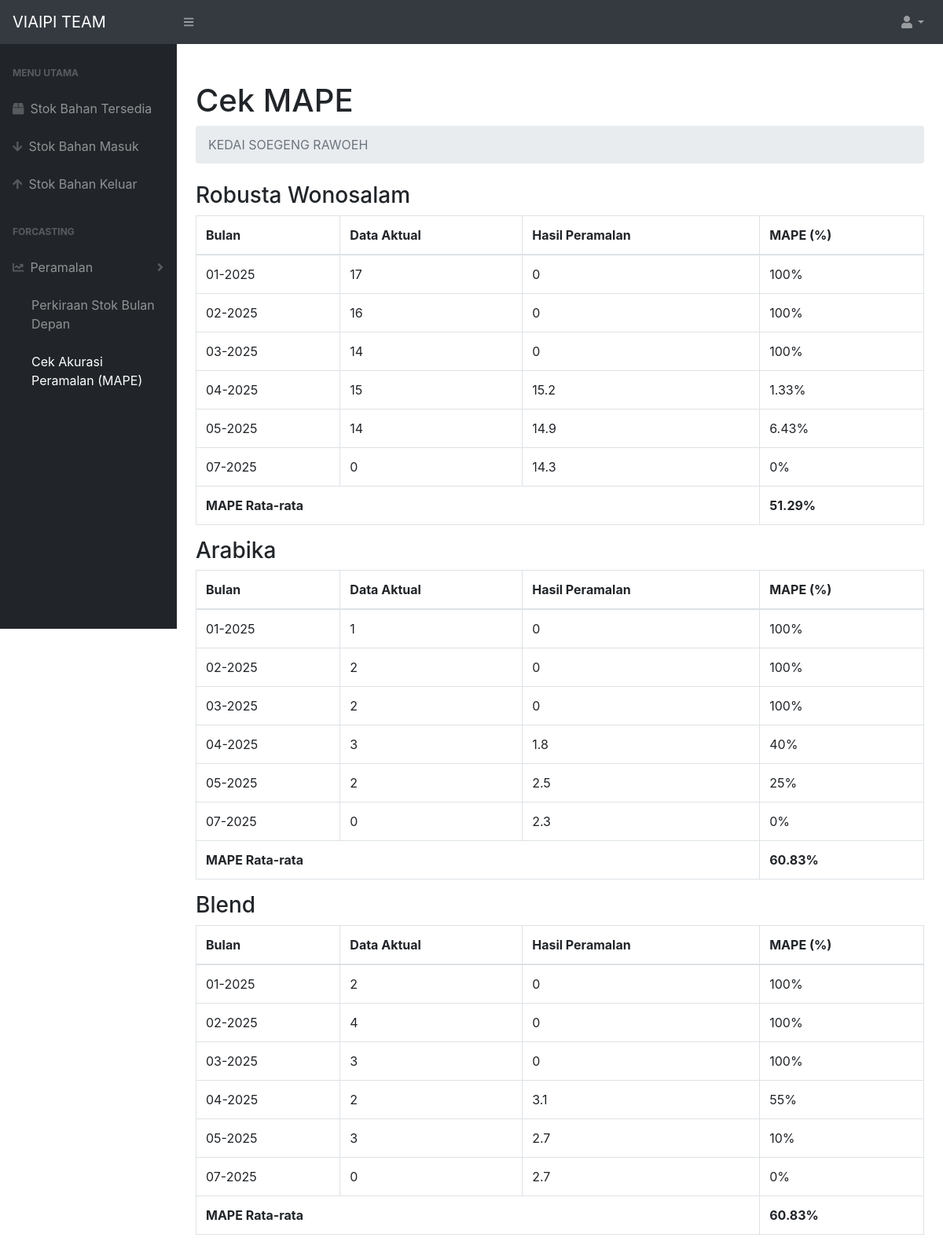
/cek_mape.php, run on the app's committed database.
### tables this page shows
CREATE TABLE `stock` (
  `idbarang` int(11) NOT NULL,
  `kategori` varchar(20) NOT NULL,
  `namabarang` varchar(25) NOT NULL,
  `deskripsi` varchar(25) NOT NULL,
  `stock` int(11) NOT NULL
);

### cek_mape.php (the view, shortened to what this page needs)
<?php
require 'function.php';
$barang = mysqli_query($conn, "SELECT * FROM stock");
function hitungMAPE($aktual, $peramalan) {
    $n = count($aktual);
    $sum = 0;
    for ($i = 0; $i < $n; $i++) {
        if ($aktual[$i] != 0) {
            $sum += abs(($aktual[$i] - $peramalan[$i]) / $aktual[$i]);
        }
    }
    return ($n > 0) ? round(($sum / $n) * 100, 2) : 0;
}
?>
<!DOCTYPE html>
<html lang="en">
<head>
    <link href="css/styles.css" rel="stylesheet" />
    <link href="https://cdn.datatables.net/1.10.20/css/dataTables.bootstrap4.min.css" rel="stylesheet" />
</head>
<body class="sb-nav-fixed">
    <nav class="sb-topnav navbar navbar-expand navbar-dark bg-dark">
        <a class="navbar-brand" href="index.php">VIAIPI TEAM</a>
        <button class="btn btn-link btn-sm order-1 order-lg-0" id="sidebarToggle" href="#"><i class="fas fa-bars"></i></button>
        <ul class="navbar-nav ml-auto ml-md-20">
            <li class="nav-item dropdown">
                <a class="nav-link dropdown-toggle" id="userDropdown" href="#" role="button" data-toggle="dropdown" aria-haspopup="true" aria-expanded="false"><i class="fas fa-user fa-fw"></i></a>
            </li>
        </ul>
    </nav>
    <div id="layoutSidenav">
        <div id="layoutSidenav_nav">
            <nav class="sb-sidenav accordion sb-sidenav-dark" id="sidenavAccordion">
                <div class="sb-sidenav-menu">
                    <div class="nav">
                            <div class="sb-sidenav-menu-heading">Menu Utama</div>
                            <a class="nav-link<?= basename($_SERVER['PHP_SELF']) == 'index.php' ? ' active' : '' ?>" href="index.php">
                                <div class="sb-nav-link-icon"><i class="fas fa-box"></i></div>
                                Stok Bahan Tersedia
                            </a>
                            <a class="nav-link<?= basename($_SERVER['PHP_SELF']) == 'barang masuk.php' ? ' active' : '' ?>" href="barang masuk.php">
                                <div class="sb-nav-link-icon"><i class="fas fa-arrow-down"></i></div>
                                Stok Bahan Masuk
                            </a>
                            <a class="nav-link<?= basename($_SERVER['PHP_SELF']) == 'barang keluar.php' ? ' active' : '' ?>" href="barang keluar.php">
                                <div class="sb-nav-link-icon"><i class="fas fa-arrow-up"></i></div>
                                Stok Bahan Keluar
                            </a>
                            <div class="sb-sidenav-menu-heading">Forcasting</div>
                            <a class="nav-link collapsed" href="#" data-toggle="collapse" data-target="#collapseForecast" aria-expanded="false" aria-controls="collapseForecast">
                                <div class="sb-nav-link-icon"><i class="fas fa-chart-line"></i></div>
                                Peramalan
                                <div class="sb-sidenav-collapse-arrow"><i class="fas fa-angle-down"></i></div>
                            </a>
                            <div class="collapse<?= in_array(basename($_SERVER['PHP_SELF']), ['wma.php', 'cek_mape.php']) ? ' show' : '' ?>" id="collapseForecast" data-bs-parent="#sidenavAccordion">
                                <nav class="sb-sidenav-menu-nested nav">
                                    <a class="nav-link<?= basename($_SERVER['PHP_SELF']) == 'wma.php' ? ' active' : '' ?>" href="wma.php">Perkiraan Stok Bulan Depan</a>
                                    <a class="nav-link<?= basename($_SERVER['PHP_SELF']) == 'cek_mape.php' ? ' active' : '' ?>" href="cek_mape.php">Cek Akurasi Peramalan (MAPE)</a>
                                </nav>
                            </div>
                    </div>
                </div>
            </nav>
        </div>
        <div id="layoutSidenav_content">
            <main class="container-fluid p-4">
                 <h1 class="mt-4">Cek MAPE</h1>
                        <ol class="breadcrumb mb-4">
                            <li class="breadcrumb-item active">KEDAI SOEGENG RAWOEH</li>
                        </ol>
                <?php while($b = mysqli_fetch_assoc($barang)): ?>
                    <h3><?= $b['namabarang']; ?></h3>
                    <table class="table table-bordered">
                        <thead>
                            <tr>
                                <th>Bulan</th>
                                <th>Data Aktual</th>
                                <th>Hasil Peramalan</th>
                                <th>MAPE (%)</th>
                            </tr>
                        </thead>
                        <tbody>
                        <?php
                        $data_aktual = [];
                        $query_aktual = mysqli_query($conn, "
                            SELECT DATE_FORMAT(tanggal, '%m-%Y') AS bulan, SUM(qty) AS total
                            FROM keluar
                            WHERE idbarang = '{$b['idbarang']}'
                            GROUP BY bulan
                            ORDER BY STR_TO_DATE(CONCAT('01-', bulan), '%d-%m-%Y')
                        ");
                        while($row = mysqli_fetch_assoc($query_aktual)) {
                            $data_aktual[$row['bulan']] = $row['total'];
                        }
                        $data_peramalan = [];
                        $query_peramalan = mysqli_query($conn, "
                            SELECT bulan_tahun AS bulan, hasil
                            FROM hasil_peramalan
                            WHERE idbarang = '{$b['idbarang']}'
                            ORDER BY STR_TO_DATE(CONCAT('01-', bulan_tahun), '%d-%m-%Y')
                        ");
                        while($row = mysqli_fetch_assoc($query_peramalan)) {
                            $data_peramalan[$row['bulan']] = $row['hasil'];
                        }
                        $bulan_semua = array_unique(array_merge(array_keys($data_aktual), array_keys($data_peramalan)));
                        usort($bulan_semua, function($a, $b) {
                            $dateA = DateTime::createFromFormat('m-Y', $a);
                            $dateB = DateTime::createFromFormat('m-Y', $b);
                            return $dateA <=> $dateB;
                        });
                        $aktual_values = [];
                        $peramalan_values = [];
                        foreach($bulan_semua as $bulan) {
                            $aktual = isset($data_aktual[$bulan]) ? $data_aktual[$bulan] : 0;
                            $peramalan = isset($data_peramalan[$bulan]) ? $data_peramalan[$bulan] : 0;
                            $mape = ($aktual != 0) ? round(abs(($aktual - $peramalan) / $aktual) * 100, 2) : 0;
                            $aktual_values[] = $aktual;
                            $peramalan_values[] = $peramalan;
                            ?>
                            <tr>
                                <td><?= $bulan; ?></td>
                                <td><?= $aktual; ?></td>
                                <td><?= $peramalan; ?></td>
                                <td><?= $mape; ?>%</td>
                            </tr>
                        <?php } ?>
                        </tbody>
                        <tfoot>
                            <tr>
                                <th colspan="3">MAPE Rata-rata</th>
                                <th><?= hitungMAPE($aktual_values, $peramalan_values); ?>%</th>
                            </tr>
                        </tfoot>
                    </table>
                <?php endwhile; ?>
            </main>
        </div>
    </div>
</body>
</html>

### data on the page
stock: namabarang "Robusta Wonosalam", bulan "01-2025", aktual "17", peramalan "0", mape "100", bulan "02-2025", aktual "16", bulan "03-2025", aktual "14", bulan "04-2025", aktual "15", peramalan "15.2", mape "1.33", bulan "05-2025", peramalan "14.9", mape "6.43", bulan "07-2025", aktual "0", peramalan "14.3", mape "0", peramalan_values "51.29"
stock: namabarang "Arabika", bulan "01-2025", aktual "1", peramalan "0", mape "100", bulan "02-2025", aktual "2", bulan "03-2025", bulan "04-2025", aktual "3", peramalan "1.8", mape "40", bulan "05-2025", peramalan "2.5", mape "25", bulan "07-2025", aktual "0", peramalan "2.3", mape "0", peramalan_values "60.83"
stock: namabarang "Blend", bulan "01-2025", aktual "2", peramalan "0", mape "100", bulan "02-2025", aktual "4", bulan "03-2025", aktual "3", bulan "04-2025", peramalan "3.1", mape "55", bulan "05-2025", peramalan "2.7", mape "10", bulan "07-2025", aktual "0", mape "0", peramalan_values "60.83"
